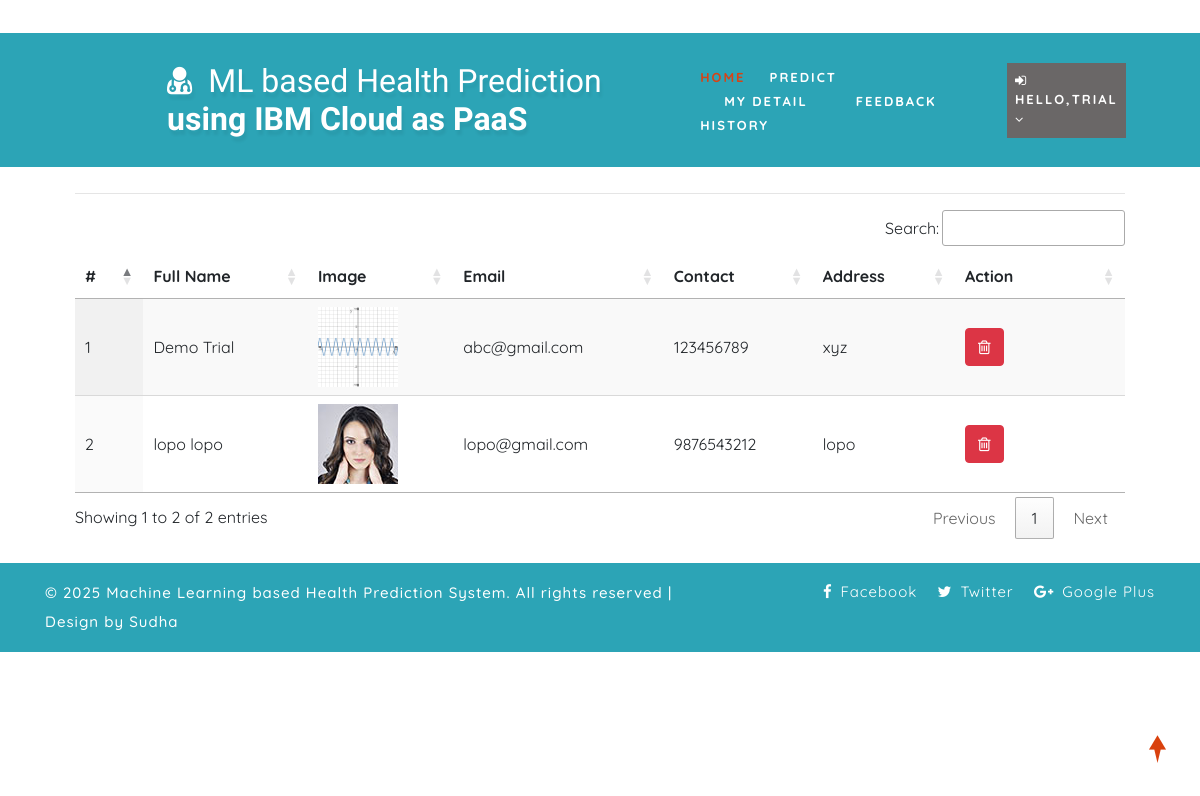
/view_patient (signed in), run on the app's committed database.
### health/models.py (models this page shows, shortened)
class Patient(models.Model):
    user = models.ForeignKey(User, on_delete=models.CASCADE, null=True)
    contact = models.CharField(max_length=100, null=True)
    address = models.CharField(max_length=100, null=True)
    dob = models.DateField(null=True)
    image = models.FileField(null=True)

### health/views.py (the view)
# urls.py: path('view_patient', View_Patient,name="view_patient"),
@login_required(login_url="login")
def View_Patient(request):
    patient = Patient.objects.all()
    d = {'patient':patient}
    return render(request,'view_patient.html',d)

### health/templates/view_patient.html
{% extends 'index.html' %}
{% load static %}
{% block body %}
<div class="container-fluid" style="width:90%;margin-top:8%">
                    <div class="container-fluid">
                        <h1 align="center" class="w3ls-title text-uppercase text-dark font-weight-bold">Patient Details</h1>
                         </div><hr>
                                <table id="example" class="display" style="width:100%">
                                  <thead>
                                    <tr>
                                      <th>#</th>
                                      <th>Full Name</th>
                                      <th>Image</th>
                                      <th>Email</th>
                                      <th>Contact</th>
                                      <th>Address</th>
                                      <th>Action</th>
                                  </tr>
                              </thead>
                              <tbody>
                              {% for i in patient %}
                                <tr>
                                  <td>{{forloop.counter}}</td>
                                  <td>{{i.user.first_name}} {{i.user.last_name}}</td>
                                  <td>{% if i.image %}<img src="{{i.image.url}}" style="width:80px;height:80px">{% endif %}</td>
                                  <td>{{i.user.email}}</td>
                                  <td>{{i.contact}}</td>
                                  <td>{{i.address}}</td>
                                  <td style="width:150px">
                                      <a href="{% url 'delete_patient' i.id %}" ><button class="btn btn-danger" onclick="return confirm('Are you sure?')"><i class="fa fa-trash-o"></i></button></a></td>
                              </tr>
                              {% endfor %}
                          </tbody>
                      </table>
                  </div>
{% endblock %}

### health/templates/index.html (shortened to what this page needs)
<!DOCTYPE html>
{% load static %}
<html lang="zxx">
<head>
	<link rel="stylesheet" href="{% static 'css/bootstrap.css' %}">
	<link href="{% static 'css/css_slider.css' %}" type="text/css" rel="stylesheet" media="all">
	<link rel="stylesheet" href="{% static 'css/style.css' %}" type="text/css" media="all" />
	<link href="{% static 'css/font-awesome.min.css' %}" rel="stylesheet">
<link rel='stylesheet' type='text/css' href="https://cdn.datatables.net/1.10.21/css/jquery.dataTables.min.css">
<link rel='stylesheet' type='text/css' href="https://cdn.datatables.net/buttons/1.6.2/css/buttons.dataTables.min.css">
</head>
<body>
	<div id="home" style="margin-bottom:2%">
		<header>
			<div class="top-bar py-3">
				<div class="container">
					<div class="row">
						<div class="col-xl-7 col-lg-6 col-md-4 top-social-agile text-md-right text-center mt-md-0 mt-2">
							<div class="row">
								<div class="col-xl-3 col-lg-4 col-6 top-w3layouts p-md-0 text-right">
								</div>
								<div class="col-xl-3 col-lg-4 col-6 header-w3layouts text-md-right text-left">
								</div>
							</div>
						</div>
					</div>
				</div>
			</div>
		</header>
		<div class="main-top" style="background:rgb(44, 164, 182)">
			<div class="container-fluid">
				<div class="header d-md-flex justify-content-between align-items-center py-3">
					<div id="logo" style="margin-left:13%">
						<h1>
							<a href="index.html">
								<span class="fa fa-user-md mr-2"></span>
								<span class="logo-sp">ML based Health Prediction </span> using IBM Cloud as PaaS
							</a>
						</h1>
					</div>
					{% if request.user.is_staff %}
					<div class="nav_w3ls" style="margin-right:4%">
						<nav>
							<label for="drop1" class="toggle">Menu</label>
							<input type="checkbox" id="drop1" />
							<ul class="menu" style="padding:15px;width:100%">
								<li class="mx-lg-4 mx-md-3 my-md-0 my-2"><a href="{% url 'admin_home' %}" >Home</a></li>
								<li>
									<label for="drop-2" class="toggle toogle-2"> <span class="fa fa-angle-down" aria-hidden="true"></span>
									</label>
									<a href="#"> Doctor <span class="fa fa-angle-down" aria-hidden="true"></span></a>
									<ul style="margin-top:2%;width:40%;margin-right:0%">
										<li style="width:100%;"><a href="/add_doctor" class="drop-text">Add Doctor</a></li>
										<li style="width:100%;"><a href="/view_doctor" class="drop-text">View Doctor</a></li>
									</ul>
								</li>
								<li class="mx-lg-4 mx-md-3 my-md-0 my-2"><a href="/view_patient">Patient</a></li>
								<li class="mx-lg-4 mx-md-3 my-md-0 my-2">
									<a href="/view_search_pat">Searched Data</a></li>
								<li><a href="/view_feedback">Feedback</a></li>
							</ul>
						</nav>
					</div>
					<div class="nav_w3ls" style="margin-right:3%">
						<nav>
							<label for="drop2" class="toggle">Menu</label>
							<input type="checkbox" id="drop2" />
							<ul class="menu">
								<li class="mx-lg-4 mx-md-3 my-md-0 my-2" style="background:red;padding:8px">
									<label for="drop-2" class="toggle toogle-2"> <span class="fa fa-angle-down" aria-hidden="true"></span>
									</label>
									<a href="#"><i class="fa fa-user"></i> {{request.user.username}} <span class="fa fa-angle-down" aria-hidden="true"></span></a>
									<ul style="margin-top:10%;width:80%;margin-right:5%">
										<li style="width:100%;"><a href="{% url 'change_password' %}" class="drop-text">Password</a></li>
										<li style="width:100%;"><a href="{% url 'logout' %}" class="drop-text">Logout</a></li>
									</ul>
								</li>
							</ul>
						</nav>
					</div>
					{% elif request.user.patient_set.all.0 %}
					<div class="nav_w3ls" style="margin-left:5%;font-weight:bold">
						<nav>
							<ul class="menu" style="padding:15px;width:100%">
								<li><a href="{% url 'patient_home' %}" class="active">Home</a></li>
								<li class="mx-lg-4 mx-md-3 my-md-0 my-2"><a href="/add_heartdetail">Predict</a></li>
								<li class="mx-lg-4 mx-md-3 my-md-0 my-2"><a href="/profile_doctor">My Detail</a></li>
								<li class="mx-lg-4 mx-md-3 my-md-0 my-2"><a href="/sent_feedback">Feedback</a></li>
								<li><a href="/view_search_pat">History</a></li>
							</ul>
						</nav>
					</div>
					<div class="nav_w3ls" style="margin-right:3%">
						<nav>
							<ul class="menu">
								<li class="mx-lg-4 mx-md-3 my-md-0 my-2" style="background:#6a6767;padding:8px">
									<a href="#"><i class="fa fa-sign-in"></i> Hello,{{request.user.username}} <span class="fa fa-angle-down" aria-hidden="true"></span></a>
								</li>
							</ul>
						</nav>
					</div>
					{% endif %}
				</div>
			</div>
		</div>
		{% block body %}
		{% endblock %}
	</div>
	<div class="copy-w3pvt" style="background:rgb(44, 164, 182);color:white">
		<div class="container py-3">
			<div class="row">
				<div class="col-lg-7 w3ls_footer_grid1_left text-lg-left text-center">
					<p style="color:white">&copy; 2025 Machine Learning based Health Prediction System. All rights reserved | Design by Sudha</a>
					</p>
				</div>
				<div class="col-lg-5 w3ls_footer_grid_left1_pos text-lg-right text-center mt-lg-0 mt-2">
					<ul style="color:white">
						<li>
							<a href="#" style="color:white" class="facebook">
								<span class="fa fa-facebook-f mr-2"></span>Facebook</a>
						</li>
						<li class="mx-3">
							<a href="#" style="color:white" class="twitter">
								<span class="fa fa-twitter mr-2"></span>Twitter</a>
						</li>
						<li>
							<a href="#" style="color:white" class="google">
								<span class="fa fa-google-plus mr-2"></span>Google Plus</a>
						</li>
					</ul>
				</div>
			</div>
		</div>
	</div>
	<a href="#home" style="color:white" class="move-top text-center"></a>
</body>
</html>

### health/static/css/style.css (style rules this page uses)
body { padding: 0; margin: 0; background: #FFF; font-family: 'Quicksand', sans-serif; }
body a, body button { transition: 0.5s all; -webkit-transition: 0.5s all; -moz-transition: 0.5s all; -o-transition: 0.5s all; -ms-transition: 0.5s all; text-decoration: none; }
html { scroll-behavior: smooth; }
h1, h2, h3, h4, h5, h6 { margin: 0; padding: 0; font-family: 'Mukta', sans-serif; }
p { margin: 0; padding: 0; font-size: 15px; letter-spacing: 1px; line-height: 1.9; color: #999; font-family: 'Quicksand', sans-serif; }
ul, ol { margin: 0; padding: 0; }
a.move-top { width: 34px; height: 34px; background: url(../images/move-top.png) no-repeat; display: inline-block; position: fixed; bottom: 4%; right: 2%; z-index: 0; }
#home { position: relative; }
.main-top { position: absolute; z-index: 999; width: 100%; background: rgba(0, 0, 0, 0.4); }
nav { margin: 0; padding: 0; }
#logo a { float: left; display: initial; font-weight: 700; font-size: 32px; color: #fff; text-shadow: 2px 5px 3px rgba(0, 0, 0, 0.06); padding: 0; }
span.logo-sp { font-weight: 100; }
nav:after { content: ""; display: table; clear: both; }
nav ul { float: right; padding: 0; margin: 0; list-style: none; position: relative; }
nav ul li { margin: 0px; display: inline-block; float: left; }
nav a { padding: 0; color: #fff; font-size: 13px; letter-spacing: 2px; font-weight: 700; text-transform: uppercase; display: inline-block; transition: 0.5s all; -webkit-transition: 0.5s all; -moz-transition: 0.5s all; -o-transition: 0.5s all; -ms-transition: 0.5s all; }
.menu li a.active, .menu li a:hover { color: #2196f3; transition: 0.5s all; -webkit-transition: 0.5s all; -moz-transition: 0.5s all; -o-transition: 0.5s all; -ms-transition: 0.5s all; color: #d84315; }
li>a:only-child:after { content: ''; }
.w3ls_footer_grid_left1_pos ul li, ul.list-part li { display: inline-block; }
.w3ls_footer_grid_left1_pos ul li a { color: #000; text-decoration: none; letter-spacing: 1px; font-size: 15px; }
.w3ls_footer_grid1_left p { color: #484848; font-weight: 500; }

### data on the page
Patient: user.first_name "Demo", user.last_name "Trial", image (picture), user.email "abc@gmail.com", contact "123456789", address "xyz"
Patient: user.first_name "lopo", user.last_name "lopo", image (picture), user.email "lopo@gmail.com", contact "9876543212", address "lopo"

### other printed values
{{ request.user.username }} "TRIAL"
